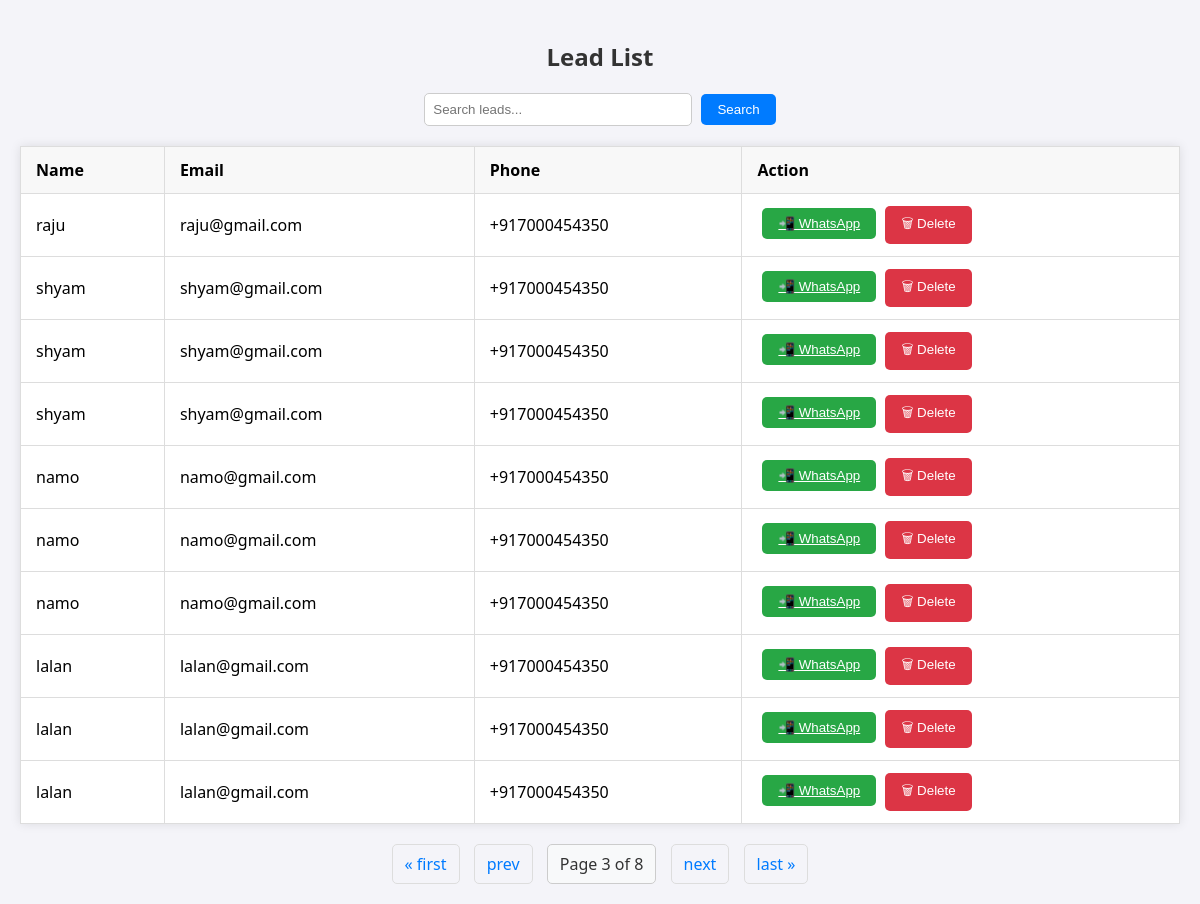
The page /leads/?page=3 on the database its author committed.
### leads/models.py (models this page shows, shortened)
class Lead(models.Model):
    name = models.CharField(max_length=100)
    email = models.EmailField()
    phone = models.CharField(max_length=15)
    interest = models.CharField(max_length=100)
    score = models.IntegerField(default=0)
    segment = models.CharField(max_length=50, blank=True, null=True)
    timestamp = models.DateTimeField(default=timezone.now)  # Timestamp field for when the lead is created

### leads/views.py (the view)
# urls.py: path('leads/', views.lead_list, name='lead_list'),
def lead_list(request):
    leads = Lead.objects.all()
    query = request.GET.get('q')
    if query:
        leads = leads.filter(
            Q(name__icontains=query) |
            Q(email__icontains=query) |
            Q(segment__icontains=query)
        )
    paginator = Paginator(leads, 10)
    page_number = request.GET.get('page')
    page_obj = paginator.get_page(page_number)
    return render(request, 'lead_list.html', {'page_obj': page_obj})

### templates/lead_list.html (shortened to what this page needs)
{% load static %}
<!DOCTYPE html>
<html lang="en">
<head>
    <link rel="stylesheet" href="{% static 'css/lead_list.css' %}">
</head>
<body>
    <div class="container">
        <h2>Lead List</h2>
        <form method="get" class="search-form">
            <input type="text" name="q" placeholder="Search leads..." value="{{ request.GET.q }}">
            <button type="submit" class="btn">Search</button>
        </form>
        <table class="lead-table">
            <thead>
                <tr>
                    <th>Name</th>
                    <th>Email</th>
                    <th>Phone</th>
                    <th>Action</th>
                </tr>
            </thead>
            <tbody>
                {% for lead in page_obj %}
                <tr>
                    <td>{{ lead.name }}</td>
                    <td>{{ lead.email }}</td>
                    <td>{{ lead.phone }}</td>
                    <td>
                        <form method="post" action="{% url 'send_whatsapp_message' lead.id %}" style="display:inline;">
                            <button type="submit" class="btn btn-success"><a href="https://wa.me/{{ lead.phone|urlencode }}?text=Hello%20{{ lead.name }},%20thank%20you%20for%20your%20interest!"
                                class="btn btn-success"
                                target="_blank">
                                📲 WhatsApp
                             </a></button>
                        </form>
                        <form method="post" action="{% url 'delete_lead' lead.id %}" style="display:inline;">
                            <button type="submit" class="btn btn-danger">🗑 Delete</button>
                        </form>
                    </td>
                </tr>
                {% empty %}
                <tr><td colspan="6">No leads found.</td></tr>
                {% endfor %}
            </tbody>
        </table>
        <div class="pagination">
            {% if page_obj.has_previous %}
                <a href="?page=1">&laquo; first</a>
                <a href="?page={{ page_obj.previous_page_number }}">prev</a>
            {% endif %}
            <span>Page {{ page_obj.number }} of {{ page_obj.paginator.num_pages }}</span>
            {% if page_obj.has_next %}
                <a href="?page={{ page_obj.next_page_number }}">next</a>
                <a href="?page={{ page_obj.paginator.num_pages }}">last &raquo;</a>
            {% endif %}
        </div>
    </div>
</body>
</html>

### static/css/lead_list.css (style rules this page uses)
body { font-family: 'Segoe UI', Tahoma, Geneva, Verdana, sans-serif; background-color: #f4f4f9; margin: 0; padding: 20px; }
h2 { color: #333; text-align: center; margin-bottom: 20px; }
form { text-align: center; margin-bottom: 20px; }
input[type="text"] { padding: 8px; width: 250px; border: 1px solid #ccc; border-radius: 5px; }
button { padding: 8px 16px; background-color: #007bff; color: white; border: none; border-radius: 5px; margin-left: 5px; cursor: pointer; }
table { width: 100%; border-collapse: collapse; margin-top: 10px; background-color: white; box-shadow: 0 0 10px rgba(0, 0, 0, 0.1); }
th, td { padding: 12px 15px; border: 1px solid #ddd; text-align: left; }
th { background-color: #f8f8f8; font-weight: bold; }
.btn-success { background-color: #28a745; color: white; }
.btn-danger { background-color: #dc3545; color: white; }
.pagination { text-align: center; margin-top: 20px; }
.pagination a, .pagination span { display: inline-block; margin: 0 5px; padding: 8px 12px; color: #007bff; text-decoration: none; border: 1px solid #ddd; border-radius: 5px; }
.pagination span { background-color: #f8f9fa; color: #333; border: 1px solid #ccc; }

### rows shown on the page
Lead: name "raju", email "raju@gmail.com", phone "+917000454350"
Lead: name "shyam", email "shyam@gmail.com", phone "+917000454350"
Lead: name "shyam", email "shyam@gmail.com", phone "+917000454350"
Lead: name "shyam", email "shyam@gmail.com", phone "+917000454350"
Lead: name "namo", email "namo@gmail.com", phone "+917000454350"
Lead: name "namo", email "namo@gmail.com", phone "+917000454350"
Lead: name "namo", email "namo@gmail.com", phone "+917000454350"
Lead: name "lalan", email "lalan@gmail.com", phone "+917000454350"
Lead: name "lalan", email "lalan@gmail.com", phone "+917000454350"
Lead: name "lalan", email "lalan@gmail.com", phone "+917000454350"

### other values the page prints
{{ page_obj.number }} "3"
{{ page_obj.paginator.num_pages }} "8"
